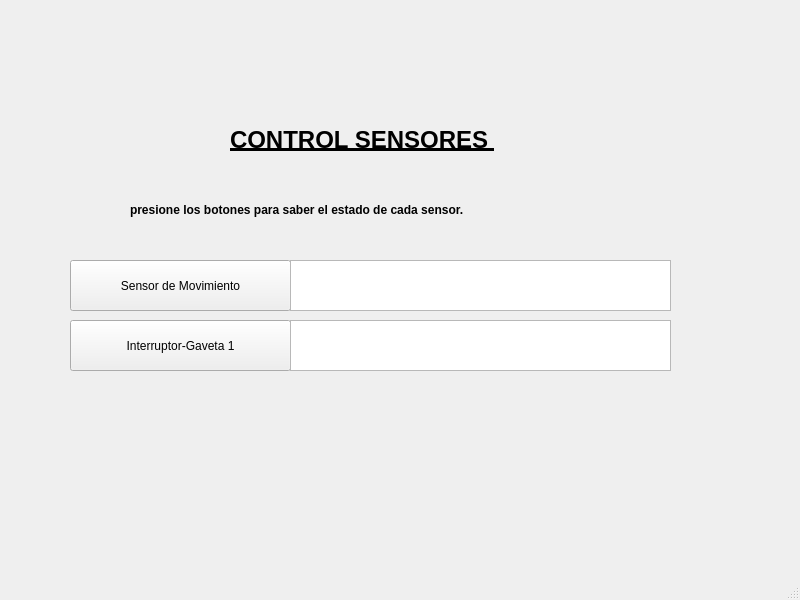
<?xml version="1.0" encoding="UTF-8"?>
<ui version="4.0">
 <class>MainWindow</class>
 <widget class="QMainWindow" name="MainWindow">
  <property name="geometry">
   <rect>
    <x>0</x>
    <y>0</y>
    <width>800</width>
    <height>600</height>
   </rect>
  </property>
  <property name="windowTitle">
   <string>MainWindow</string>
  </property>
  <widget class="QWidget" name="centralwidget">
   <widget class="QLabel" name="label">
    <property name="geometry">
     <rect>
      <x>230</x>
      <y>120</y>
      <width>311</width>
      <height>41</height>
     </rect>
    </property>
    <property name="text">
     <string>&lt;html&gt;&lt;head/&gt;&lt;body&gt;&lt;p&gt;&lt;span style=&quot; font-size:18pt; font-weight:600; text-decoration: underline;&quot;&gt;CONTROL SENSORES &lt;/span&gt;&lt;/p&gt;&lt;/body&gt;&lt;/html&gt;</string>
    </property>
   </widget>
   <widget class="QPushButton" name="movimiento">
    <property name="geometry">
     <rect>
      <x>70</x>
      <y>260</y>
      <width>221</width>
      <height>51</height>
     </rect>
    </property>
    <property name="text">
     <string>Sensor de Movimiento</string>
    </property>
   </widget>
   <widget class="QLabel" name="label_2">
    <property name="geometry">
     <rect>
      <x>130</x>
      <y>200</y>
      <width>501</width>
      <height>21</height>
     </rect>
    </property>
    <property name="text">
     <string>&lt;html&gt;&lt;head/&gt;&lt;body&gt;&lt;p&gt;&lt;span style=&quot; font-weight:600;&quot;&gt;presione los botones para saber el estado de cada sensor.&lt;/span&gt;&lt;/p&gt;&lt;/body&gt;&lt;/html&gt;</string>
    </property>
   </widget>
   <widget class="QTextEdit" name="resmov">
    <property name="geometry">
     <rect>
      <x>290</x>
      <y>260</y>
      <width>381</width>
      <height>51</height>
     </rect>
    </property>
   </widget>
   <widget class="QPushButton" name="gaveta">
    <property name="geometry">
     <rect>
      <x>70</x>
      <y>320</y>
      <width>221</width>
      <height>51</height>
     </rect>
    </property>
    <property name="text">
     <string>Interruptor-Gaveta 1</string>
    </property>
   </widget>
   <widget class="QTextEdit" name="resgaveta">
    <property name="geometry">
     <rect>
      <x>290</x>
      <y>320</y>
      <width>381</width>
      <height>51</height>
     </rect>
    </property>
   </widget>
  </widget>
  <widget class="QMenuBar" name="menubar">
   <property name="geometry">
    <rect>
     <x>0</x>
     <y>0</y>
     <width>800</width>
     <height>27</height>
    </rect>
   </property>
  </widget>
  <widget class="QStatusBar" name="statusbar"/>
 </widget>
 <resources/>
 <connections/>
</ui>
